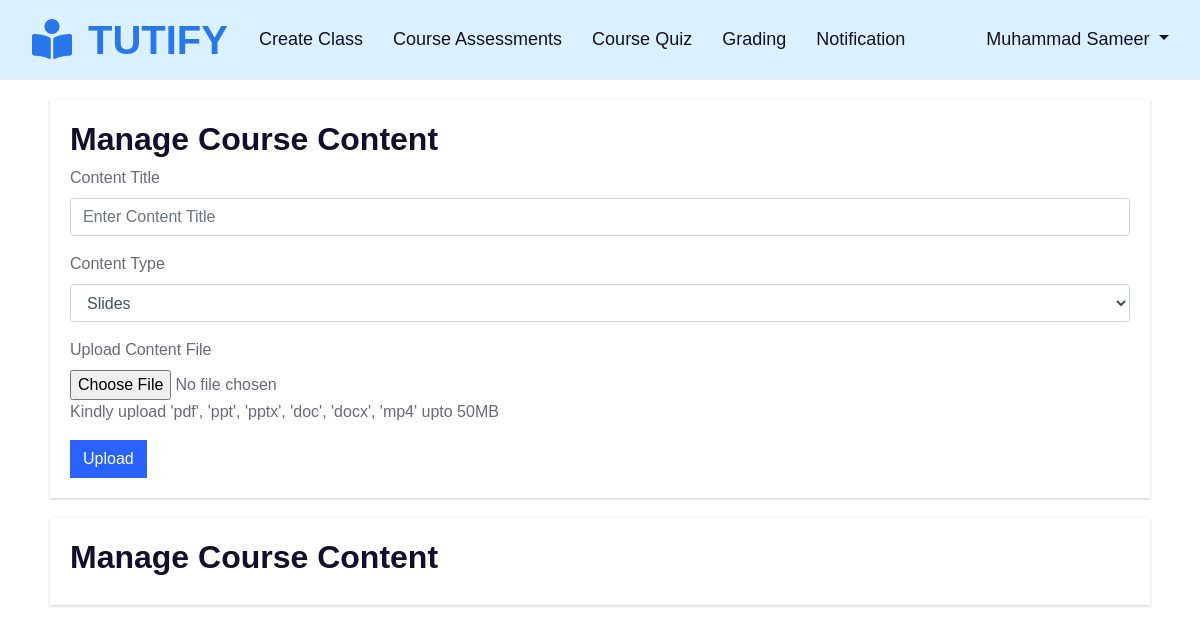
Page /tutor/course_content.php?course_id=5 (signed in) on the earlier database version.
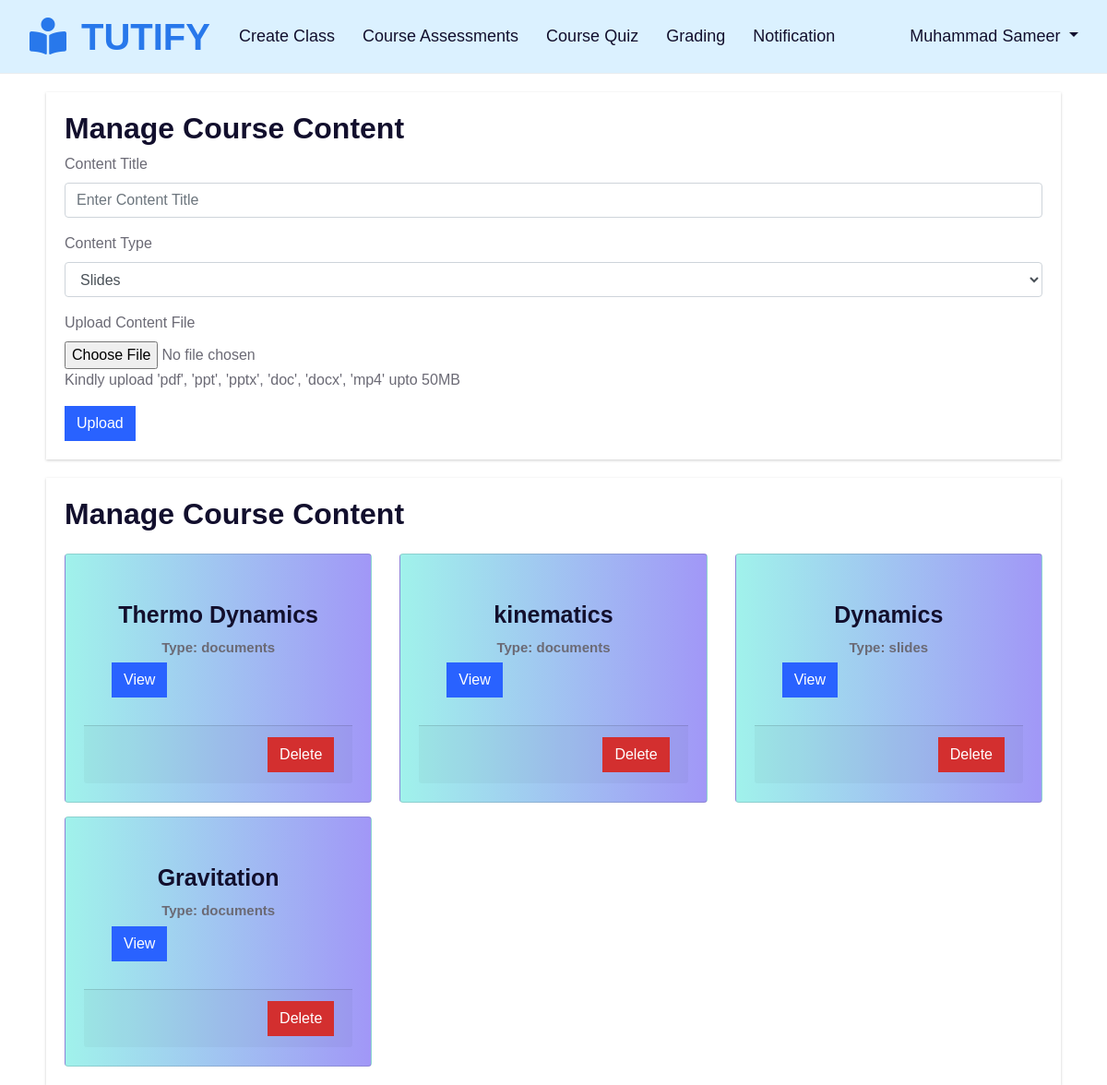
Same page on the later database version.
### tables this page shows
CREATE TABLE `course_content` (
  `content_id` int(11) NOT NULL,
  `course_id` int(11) DEFAULT NULL,
  `content_title` varchar(255) DEFAULT NULL,
  `content_type` varchar(50) DEFAULT NULL,
  `content_file` varchar(255) DEFAULT NULL,
  `created_at` timestamp NOT NULL DEFAULT current_timestamp()
);

### tutor/t_upload_content.php (the view, shortened to what this page needs)
<div class="container col-md-11">
    <h2>Manage Course Content</h2>
    <form action="" method="POST" enctype="multipart/form-data">
        <div class="form-group">
            <label for="contenttitle">Content Title</label>
            <input type="text" class="form-control" id="contenttitle" placeholder="Enter Content Title" name="contenttitle" required>
        </div>
        <div class="form-group">
            <label for="contenttype">Content Type</label>
            <select class="form-control" id="contenttype" name="contenttype" required>
                <option value="slides">Slides</option>
            </select>
        </div>
        <div class="form-group">
            <label for="contentfile">Upload Content File</label>
            <input type="file" class="form-control-file" id="contentfile" name="contentfile" required>
             <p>Kindly upload 'pdf', 'ppt', 'pptx', 'doc', 'docx', 'mp4' upto 50MB</p>
        </div>
        <button class="btn btn-primary" type="submit" name="submit" value="submit">Upload</button>
    </form>
</div>
<div class="container col-md-11">
  <h2>Manage Course Content</h2>
  <div class="row">
    <?php
    include('../dbcon.php');
    $course_id = $_SESSION['course_id'];
    $query = "SELECT * FROM course_content WHERE course_id = '$course_id'";
    $query_run = mysqli_query($con, $query);
    $content = mysqli_num_rows($query_run);
    if ($content > 0) {
      while ($row = mysqli_fetch_array($query_run)) {
        $content_title = $row['content_title'];
        $content_type = $row['content_type'];
        $content_file = $row['content_file'];
        ?>
        <div class="col-md-4">
          <div class="card" style="background: linear-gradient(to right, #a0f2eb, #a197f7); padding: 20px ; margin-top: 15px">
            <div class="card-body">
              <h4 class="card-title"><?php echo $content_title; ?></h4>
              <p class="card-text">Type: <?php echo $content_type; ?></p>
              <a href="<?php echo $content_file; ?>" class="btn btn-primary" target="_blank">View</a>
            </div>
            <div class="card-footer" style="text-align: right;">
              <form action="" method="post">
                <button type="submit" class="btn btn-danger">Delete</button>
              </form>
            </div>
          </div>
        </div>
        <?php
      }
    }
    ?>
  </div>
</div>

Differences in the rows shown:
added course_content: content_title "Thermo Dynamics", content_type "documents"
added course_content: content_title "kinematics", content_type "documents"
added course_content: content_title "Dynamics", content_type "slides"
added course_content: content_title "Gravitation", content_type "documents"
